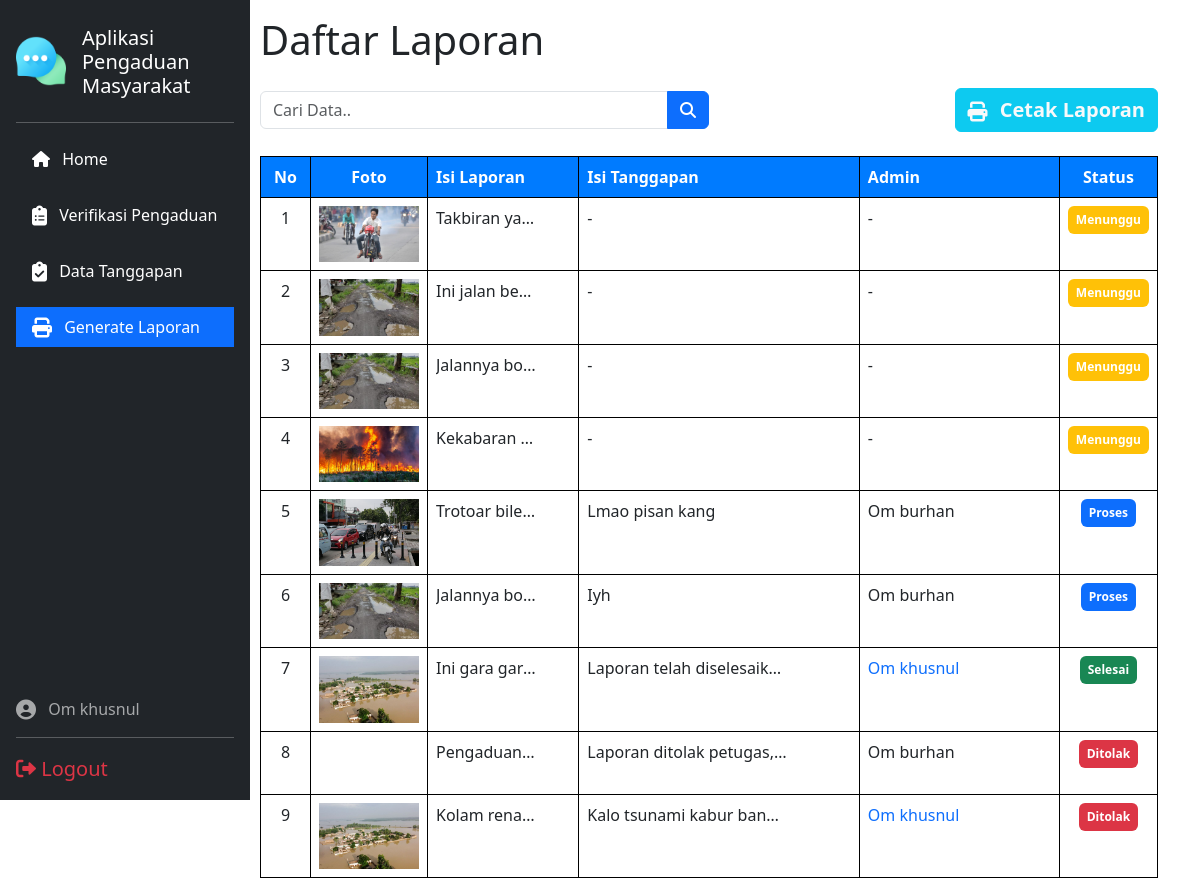
The page /admin/generate.php (signed in) on the database its author committed.
### tables this page shows
CREATE TABLE `pengaduan` (
  `id_pengaduan` int(11) NOT NULL,
  `tgl_pengaduan` date NOT NULL,
  `nik` char(16) NOT NULL,
  `isi_laporan` text NOT NULL,
  `foto` varchar(255) NOT NULL,
  `status` enum('0','proses','selesai','tolak') NOT NULL
);

CREATE TABLE `tanggapan` (
  `id_tanggapan` int(11) NOT NULL,
  `id_pengaduan` int(11) NOT NULL,
  `tgl_tanggapan` date NOT NULL,
  `tanggapan` text NOT NULL,
  `id_petugas` int(11) NOT NULL
);

CREATE TABLE `petugas` (
  `id_petugas` int(11) NOT NULL,
  `nama_petugas` varchar(35) NOT NULL,
  `username` varchar(25) NOT NULL,
  `password` varchar(255) NOT NULL,
  `telp` char(13) NOT NULL,
  `level` enum('admin','petugas') NOT NULL
);

### functions/query.php (called while the page is built, shortened)
<?php
$conn = mysqli_connect( "localhost", "root", "", "pengaduan_masyarakat" );
function query( $query ) {
    global $conn;
    $result = mysqli_query( $conn, $query );
    $rows = [];
    while ( $row = mysqli_fetch_assoc( $result ) ) {
        $rows[] = $row;
    }
    return $rows;
}

### admin/generate.php (the view, shortened to what this page needs)
<?php
include '../assets/template/header.php';
include '../assets/template/sidebarad.php';
include '../functions/query.php';
$getData = query( "SELECT pengaduan.*, masyarakat.nama, masyarakat.telp, tanggapan.*, petugas.nama_petugas, petugas.level
                FROM pengaduan INNER JOIN masyarakat ON masyarakat.nik = pengaduan.nik
                LEFT JOIN tanggapan ON tanggapan.id_pengaduan = pengaduan.id_pengaduan
                LEFT JOIN petugas ON petugas.id_petugas = tanggapan.id_petugas ORDER BY status ASC, tgl_pengaduan DESC" );
?>
<div class="container mt-3" style="padding-left: 230px;">
    <h1 class="mb-4">Daftar Laporan</h1>
    <div class="d-flex justify-content-between align-items-center mb-4">
        <form action="" method="post" class="w-50">
            <div class="input-group">
                <input type="text" class="form-control" placeholder="Cari Data.." name="keyword" autocomplete="off">
                <button class="btn btn-primary" type="submit" name="cari"><i class="fa fa-search"></i></button>
            </div>
        </form>
        <a href="print.php" class="btn btn-info"><i class="fa fa-print text-light fa-lg"></i>
            <strong class="text-light ms-2 fs-5">Cetak Laporan</strong>
        </a>
    </div>
    <?php if ( $getData !== [] ): ?>
    <table class="table table-hover table-bordered">
        <thead class="thead-primary">
            <tr>
                <th class="text-center" style="width: 50px;">No</th>
                <th class="text-center" style="width: 100px;">Foto</th>
                <th>Isi Laporan</th>
                <th>Isi Tanggapan</th>
                <th style="width: 200px;">Admin</th>
                <th class="text-center" style="width: 80px;">Status</th>
            </tr>
        </thead>
        <tbody>
            <?php $no = 1;?>
            <?php foreach ( $getData as $row ): ?>
            <tr>
                <td class="text-center"><?=$no;?></td>
                <td class="text-center">
                    <img src="../assets/img/upload/<?=$row["foto"]?>" alt="" width="100px">
                </td>
                <td data-bs-toggle="modal" data-bs-target="#modalDetail<?=$row['id_pengaduan'];?>"
                    style="cursor: pointer;" title="Detai pengaduan">
                    <p class="d-inline-block text-truncate" style="max-width: 100px;"><?=$row["isi_laporan"]?>
                    </p>
                </td>
                <?php if ( $row['tanggapan'] == '' ): ?>
                <td>-</td>
                <?php else: ?>
                <td data-bs-toggle="modal" data-bs-target="#modalDetailTanggapan<?=$row['id_tanggapan'];?>"
                    style="cursor: pointer;" title="Detail tanggapan">
                    <p class="d-inline-block text-truncate" style="max-width: 200px;"><?=$row["tanggapan"]?>
                    </p>
                </td>
                <?php endif;?>
                <td>
                    <?php if ( $row['level'] == 'admin' ): ?>
                    <span class="text-primary"><?=$row['nama_petugas'];?></span>
                    <?php else: ?>
                    <?=$row['nama_petugas'] == '' ? '-' : $row['nama_petugas']?>
                    <?php endif;?>
                </td>
                <td class="text-center">
                    <?php if ( $row['status'] == '0' ) {?>
                    <span class="badge bg-warning p-2">Menunggu</span>
                    <?php } else if ( $row['status'] == 'proses' ) {?>
                    <span class="badge bg-primary p-2">Proses</span>
                    <?php } else if ( $row['status'] == 'tolak' ) {?>
                    <span class="badge bg-danger p-2">Ditolak</span>
                    <?php } else {?>
                    <span class="badge bg-success p-2">Selesai</span>
                    <?php }?>
                </td>
            </tr>
            <?php $no++;?>
            <?php endforeach;?>
        </tbody>
    </table>
    <?php endif;?>
</div>
</div>
<?php
include '../assets/template/footer.php';
?>

### assets/css/custom.css (style rules this page uses)
* { margin: 0; padding: 0; box-sizing: border-box; }
.thead-primary { background-color: #007bff; color: white; }
.table-bordered { border-color: black; }

### rows shown on the page
pengaduan: foto (picture), isi_laporan "Takbiran ya…", status "Menunggu"
pengaduan: foto (picture), isi_laporan "Ini jalan be…", status "Menunggu"
pengaduan: foto (picture), isi_laporan "Jalannya bo…", status "Menunggu"
pengaduan: foto (picture), isi_laporan "Kekabaran…", status "Menunggu"
pengaduan: foto (picture), isi_laporan "Trotoar bile…", tanggapan.tanggapan "Lmao pisan kang", petugas.nama_petugas "Om burhan", status "Proses"
pengaduan: foto (picture), isi_laporan "Jalannya bo…", tanggapan.tanggapan "Iyh", petugas.nama_petugas "Om burhan", status "Proses"
pengaduan: foto (picture), isi_laporan "Ini gara gar…", tanggapan.tanggapan "Laporan telah diselesaikan", petugas.nama_petugas "Om khusnul", status "Selesai"
pengaduan: isi_laporan "Pengaduan…", tanggapan.tanggapan "Laporan ditolak petugas,…", petugas.nama_petugas "Om burhan", status "Ditolak"
pengaduan: foto (picture), isi_laporan "Kolam rena…", tanggapan.tanggapan "Kalo tsunami kabur ban…", petugas.nama_petugas "Om khusnul", status "Ditolak"

### other values the page prints
$_SESSION['nama_petugas'] "Om khusnul"
